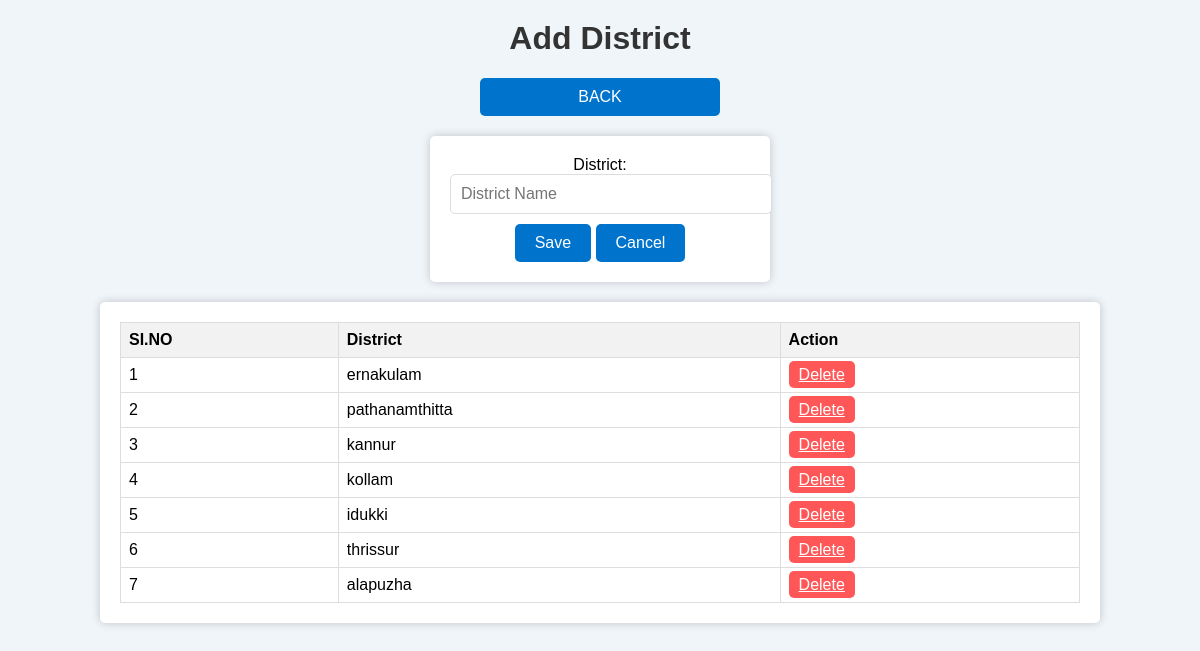
Screenshot of /Admin/District.php with the database file from the repository.
### tables this page shows
CREATE TABLE `tbl_district` (
  `district_id` int(11) NOT NULL,
  `district_name` varchar(50) NOT NULL
);

### web/Admin/District.php (the view, shortened to what this page needs)
<?php
include("../Assets/Connection/Connection.php");
?>
<!DOCTYPE html>
<html>
<head>
</head>
<body>
    <h1>Add District</h1>
    <a class="button" href="Home.php">BACK</a>
    <div class="form-container">
        <form method="post">
            <label for="district">District:</label>
            <input type="text" name="district" placeholder="District Name" id="district">
            <br>
            <input type="submit" name="submite" value="Save">
            <input type="reset" name="reset" value="Cancel">
        </form>
    </div>
    <div class="table-container">
        <table>
            <tr>
                <th>SI.NO</th>
                <th>District</th>
                <th>Action</th>
            </tr>
            <?php
            $s = "select * from tbl_district";
            $row = $con->query($s);
            $i = 0;
            while($data = $row->fetch_assoc())
            {
                $i++;
            ?>
            <tr>
                <td><?php echo $i ?></td>
                <td><?php echo $data["district_name"]?></td>
                <td>
                    <a href="District.php?did=<?php echo $data["district_id"]?>" class="delete-button">Delete</a>
                </td>
            </tr>
            <?php
            }
            ?>
        </table>
    </div>
</body>
</html>

### web/Admin/District.php (style rules this page uses)
body { background-color: #f0f5f9; margin: 0; padding: 0; font-family: Arial, sans-serif; text-align: center; }
h1 { color: #333; margin-top: 20px; }
a.button { text-decoration: none; background-color: #0074cc; color: #fff; padding: 10px 20px; border-radius: 5px; transition: background-color 0.3s; display: block; margin: 10px auto; width: 200px; }
.form-container { margin: 20px auto; width: 300px; background-color: #fff; padding: 20px; border-radius: 5px; box-shadow: 0 0 10px rgba(0, 0, 0, 0.2); }
input[type="text"] { width: 100%; padding: 10px; margin-bottom: 10px; border: 1px solid #ddd; border-radius: 5px; font-size: 16px; }
input[type="submit"] { background-color: #0074cc; color: #fff; padding: 10px 20px; border: none; border-radius: 5px; cursor: pointer; transition: background-color 0.3s; font-size: 16px; }
input[type="reset"] { background-color: #0074cc; color: #fff; padding: 10px 20px; border: none; border-radius: 5px; cursor: pointer; transition: background-color 0.3s; font-size: 16px; }
.table-container { margin: 20px auto; width: 80%; background-color: #fff; padding: 20px; border-radius: 5px; box-shadow: 0 0 10px rgba(0, 0, 0, 0.2); }
.table-container table { width: 100%; border-collapse: collapse; }
.table-container table td, .table-container table th { border: 1px solid #ddd; padding: 8px; text-align: left; }
.table-container table th { background-color: #f2f2f2; }
.delete-button { background-color: #ff5757; color: #fff; border: none; padding: 5px 10px; border-radius: 5px; cursor: pointer; }

### rows the page displays
tbl_district: district_name "ernakulam"
tbl_district: district_name "pathanamthitta"
tbl_district: district_name "kannur"
tbl_district: district_name "kollam"
tbl_district: district_name "idukki"
tbl_district: district_name "thrissur"
tbl_district: district_name "alapuzha"
